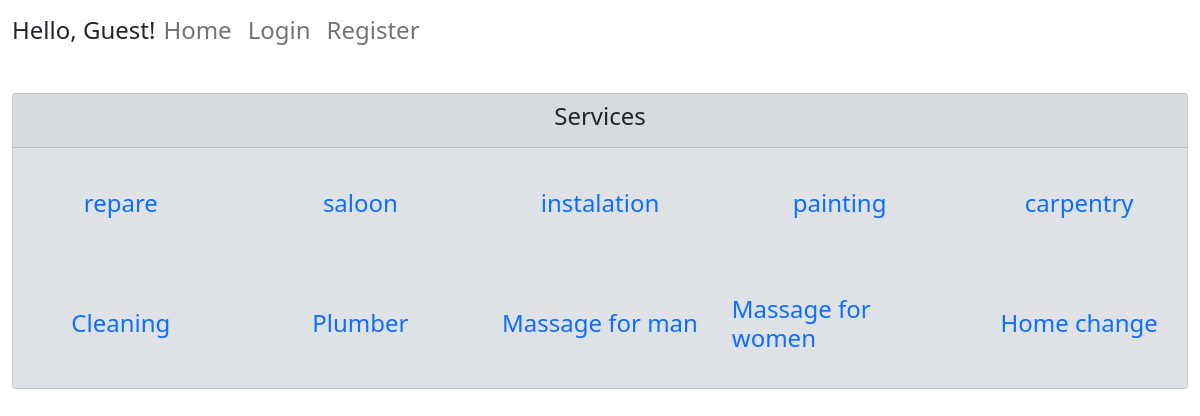
The page / on the database its author committed.
### user/models.py (models this page shows)
class Services(models.Model):
    service = models.CharField(max_length=100 )
    sub_category = models.BooleanField(default=False)
    def __str__(self):
        return self.service

### user/views.py (the view)
# urls.py: 2. Add a URL to urlpatterns:  path('', views.home, name='home')
def home(req):
    services = Services.objects.all()
    return render(req, 'user/home.html' , {"services" : services})

### user/templates/user/home.html
{% extends 'user/base.html' %}
{% block content %}
<div class="card" style="background-color:#dee2e6;">
        <div class="card-header d-flex justify-content-center align-items-center" >
            <h4>Services</h4>
        </div>
        <div class="card-block"  >
            <div class="row">
                {% for service in services %}
                    <div class="col-md-2  d-flex justify-content-center align-items-center" style="width: 20%; height:10vw; ">
                        <h4><a href = "{% url 'category' pk=service.id %}" style ="text-decoration: none;">{{service}}</a></h4>
                    </div>
                {% endfor %}
            </div>
        </div>
</div>
{% endblock %}

### rows shown on the page
Services: service "repare"
Services: service "saloon"
Services: service "instalation"
Services: service "painting"
Services: service "carpentry"
Services: service "Cleaning"
Services: service "Plumber"
Services: service "Massage for man"
Services: service "Massage for women"
Services: service "Home change"

### other values the page prints
{{ user.username|default:'Guest' }} "Guest"
